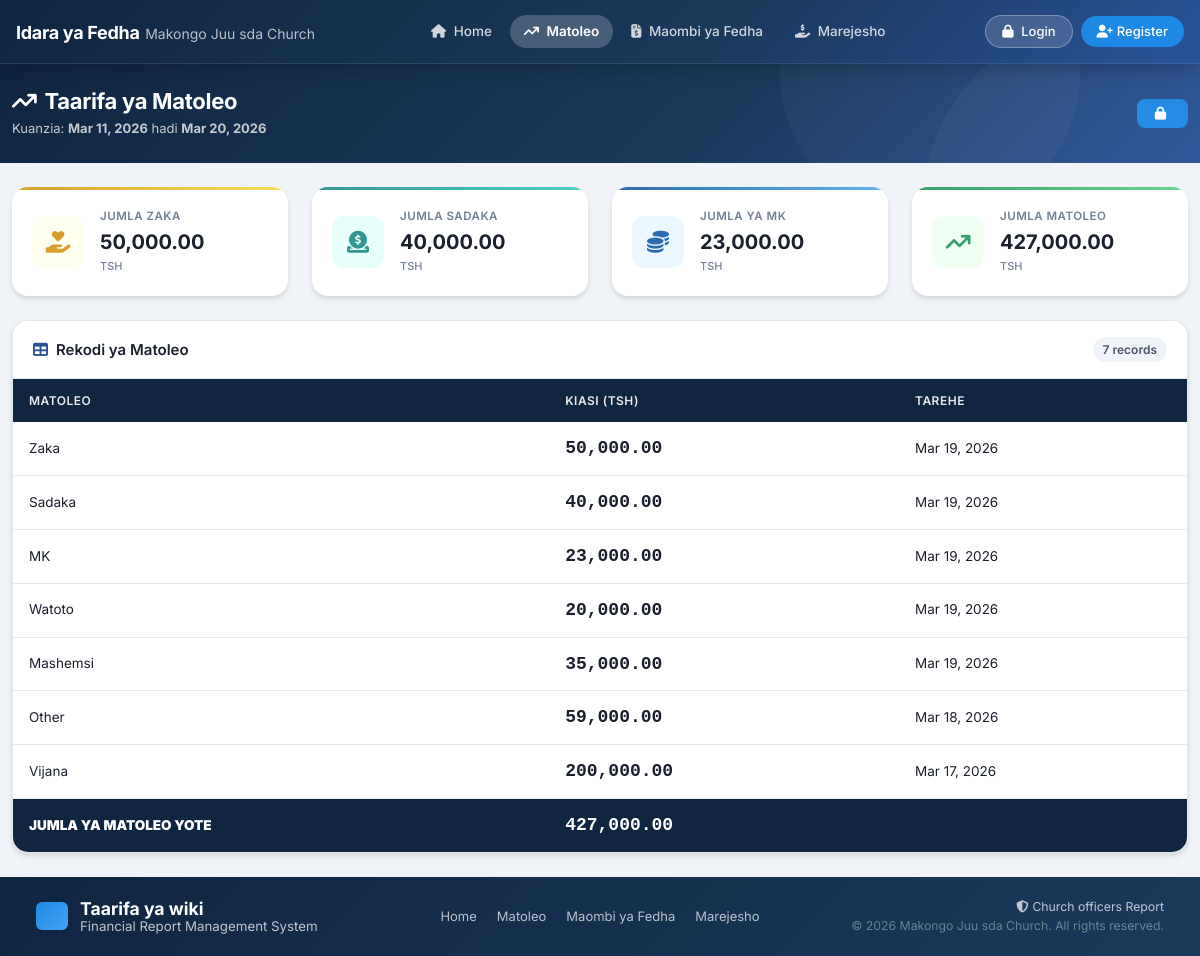
Page /income/ on the earlier database version.
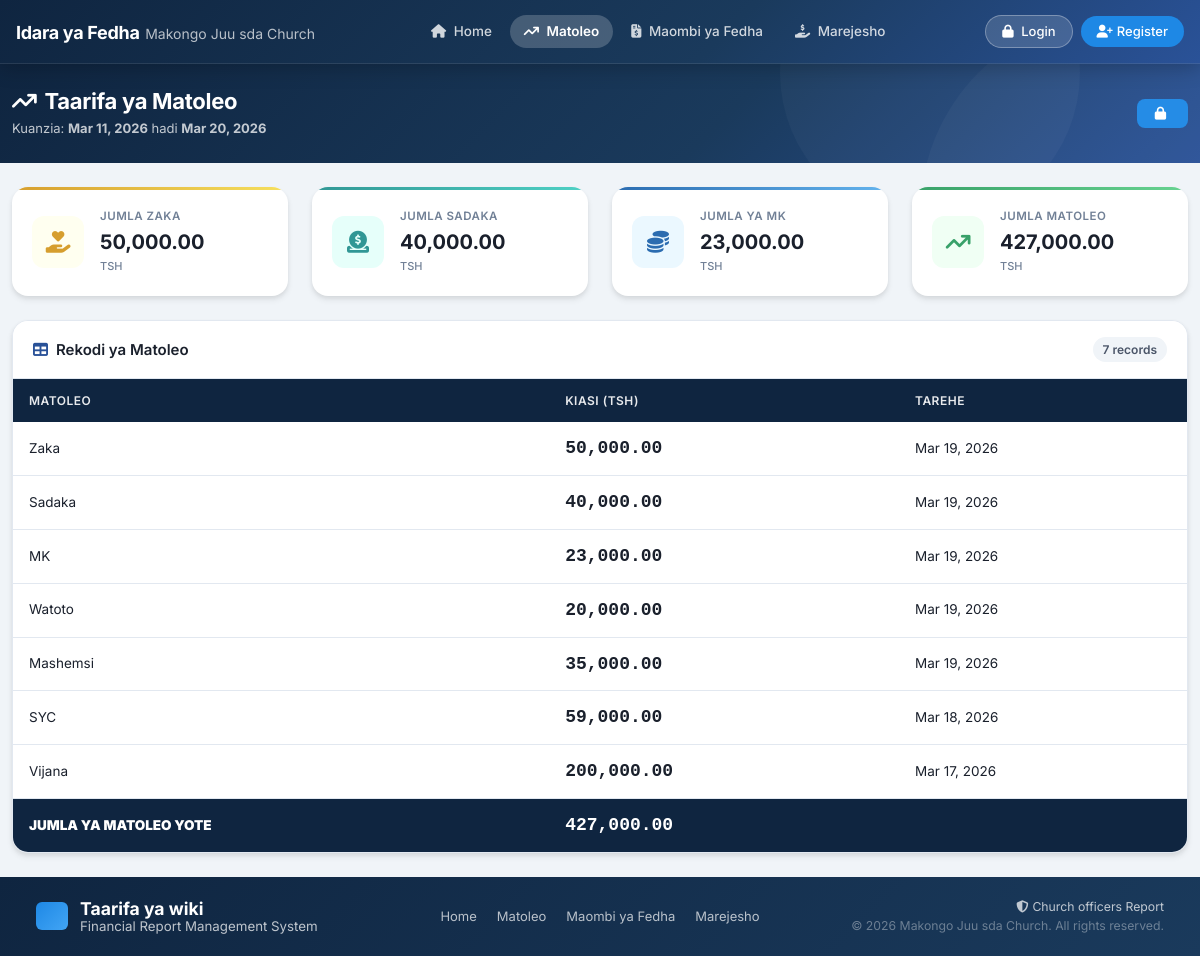
Same page on the later database version.
### dashboard/models.py (models this page shows, shortened)
class Income(models.Model):
    source = models.CharField(max_length=20, choices=INCOME_SOURCE_CHOICES, default='other')
    source_name = models.CharField(max_length=200, blank=True, help_text="Custom source name for 'Other' income")
    amount = models.DecimalField(max_digits=20, decimal_places=2)
    date = models.DateField(default=timezone.now)
    description = models.TextField(blank=True)
    department = models.CharField(max_length=50, choices=DEPARTMENT_CHOICES, blank=True)
    created_by = models.ForeignKey(User, on_delete=models.SET_NULL, null=True, blank=True, related_name='incomes')
    created_at = models.DateTimeField(auto_now_add=True)
    updated_at = models.DateTimeField(auto_now=True)
    class Meta:
        ordering = ['-date', '-created_at']
    def get_display_name(self):
        if self.source_name:
            return self.source_name
        return self.get_source_display()

### dashboard/views.py (the view)
# urls.py: path('income/', views.income_view, name='income'),
def income_view(request):
    default_from, default_to = get_default_date_range()
    date_from, date_to, department, _, _ = get_active_filters(request, key='income')
    if not date_from:
        date_from = default_from
    if not date_to:
        date_to = default_to
    source = request.GET.get('source', '')
    if source:
        request.session['income_source'] = source
    elif 'source' in request.GET:
        request.session.pop('income_source', None)
    else:
        source = request.session.get('income_source', '')
    qs = Income.objects.filter(date__gte=date_from, date__lte=date_to)
    if department:
        qs = qs.filter(department=department)
    if source:
        qs = qs.filter(source=source)
    total_zaka = qs.filter(source='zaka').aggregate(total=Sum('amount'))['total'] or 0
    total_sadaka = qs.filter(source='sadaka').aggregate(total=Sum('amount'))['total'] or 0
    total_mk = qs.filter(source='mk').aggregate(total=Sum('amount'))['total'] or 0
    total_other = qs.filter(source='other').aggregate(total=Sum('amount'))['total'] or 0
    total_income = qs.aggregate(total=Sum('amount'))['total'] or 0
    source_priority = Case(
        When(source='zaka', then=Value(1)),
        When(source='sadaka', then=Value(2)),
        When(source='mk', then=Value(3)),
        default=Value(4),
        output_field=IntegerField(),
    )
    incomes = qs.annotate(source_priority=source_priority).order_by('source_priority', '-date', '-created_at')
    context = {
        'total_zaka': total_zaka,
        'total_sadaka': total_sadaka,
        'total_mk': total_mk,
        'total_other': total_other,
        'total_income': total_income,
        'incomes': incomes,
        'date_from': date_from,
        'date_to': date_to,
        'department': department,
        'source': source,
        'active_tab': 'income',
    }
    return render(request, 'dashboard/income.html', context)

### dashboard/views.py (called while the page is built)
def get_default_date_range():
    try:
        default_range = DefaultDateRange.objects.filter(is_active=True).first()
        if default_range and default_range.from_date and default_range.to_date:
            return default_range.from_date, default_range.to_date
        days = default_range.days_back if default_range else 14
    except Exception:
        days = 14
    today = date.today()
    return today - timedelta(days=days), today

### templates/dashboard/income.html (shortened to what the changed rows need)
{% extends 'base.html' %}
{% load static %}
{% block content %}
<div class="page-wrapper">
    <div class="page-header">
        <div class="container-fluid">
            <div class="row align-items-center">
                <div class="col">
                    <h1 class="page-title"><i class="fas fa-arrow-trend-up me-2"></i>Taarifa ya Matoleo</h1>
                </div>
            </div>
        </div>
    </div>
    <div class="container-fluid py-4">
        <div class="content-card">
            <div class="content-card-body p-0">
                <div class="table-responsive">
                    <table class="data-table">
                        <thead>
                            <tr>
                                <th>Matoleo</th>
                                <th>Kiasi (TSH)</th>
                                <th>Tarehe</th>
                            </tr>
                        </thead>
                        <tbody>
                            {% for income in incomes %}
                            <tr class="table-row-clickable">
                                <td>{{ income.get_display_name }}</td>
                                <td class="amount-cell tsh-value">{{ income.amount|floatformat:2 }}</td>
                                <td>{{ income.date|date:"M d, Y" }}</td>
                            </tr>
                            {% endfor %}
                        </tbody>
                    </table>
                </div>
            </div>
        </div>
    </div>
</div>
{% endblock %}

Differences in the rows shown:
changed Income: get_display_name "Other" → "SYC"
